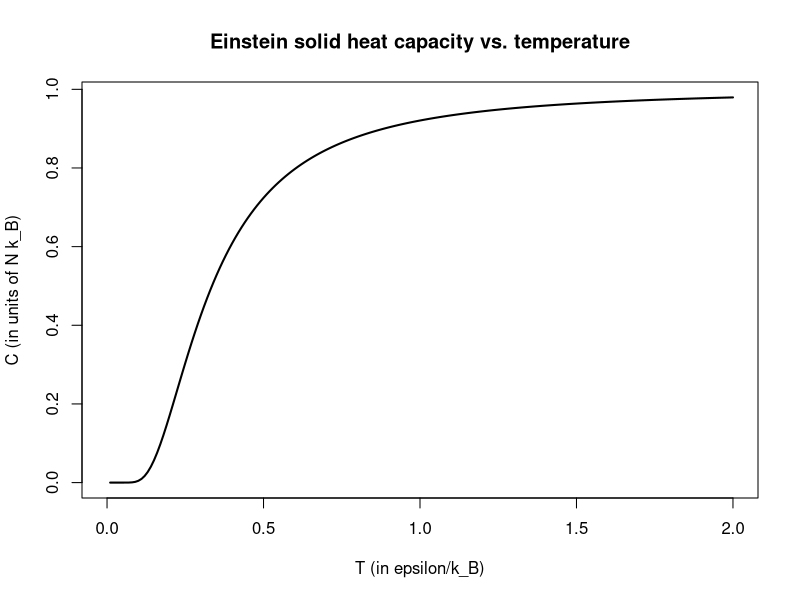

Reproduce this figure in R.
library(knitr)

## To log or not log temperature ...
do_png <- TRUE

## do_xLog <- FALSE
## log = ''
## if(do_xLog) {
    ## T <- c(c(1,5) %o% 10^(-3:5))            #In units of epsilon / k_B
##     log = 'xy'
## } else {
## T <- seq(0,1000,0.01)                #In units of epsilon / k_B
T <- seq(0,2,0.01)                #In units of epsilon / k_B
## T <- seq(0.975,0.985,0.00001)                #In units of epsilon / k_B
## }

## Heat capacity in units of N k_B
SolveMe <- 2*T - 1 / sinh(1/(2*T))
twoT <- 2*T
## cschtwo <- 1 / sinh(1/(2*T))
win <- 1 / (2*T)^2 * (1 / sinh(1/(2*T)))^2
## SolveMe <- 1 / sinh(1/(2*T))

## Give the chart file a name.
if(do_png) {
    ## png(file = "p3_25__part_e__solve_2T_eq_sinh_1_over_2T.png",pointsize=24,height=800,width=600)
    png(file = "p3_25__part_e.png",pointsize=24,height=800,width=600)
} else {
    x11()
}

this <- data.frame(T,SolveMe)

## Plot the bar chart. 
plot(T,win,type = "l", col = "black",
     xlab = 'T (in epsilon/k_B)',
     ylab = 'C (in units of N k_B)',
     main = "Einstein solid heat capacity vs. temperature",
     lwd = 2,log='')

## plot(T,twoT,type = "l", col = "black",
##      xlab = 'T',
##      ylab = '2T - 1 / sinh(1/2T)',
##      main = "Estimate stuff from Figure 1.14",
##      lwd = 2,log='xy')
## lines(T,cschtwo,col='blue')

## Was trying to solve something here, not sure what
## plot(T,SolveMe,type = "l", col = "black",
##      xlab = 'T',
##      ylab = '2T - 1 / sinh(1/2T)',
##      main = "Estimate stuff from Figure 1.14",
##      lwd = 2,log='xy')
## lines(T,twoT,col='green')
## lines(T,cschtwo,col='blue')



   ## main = "Entropy as function of temp",xlog=do_xLog,ylog=do_xLog)

## Save the file.
if(do_png) { dev.off() }
